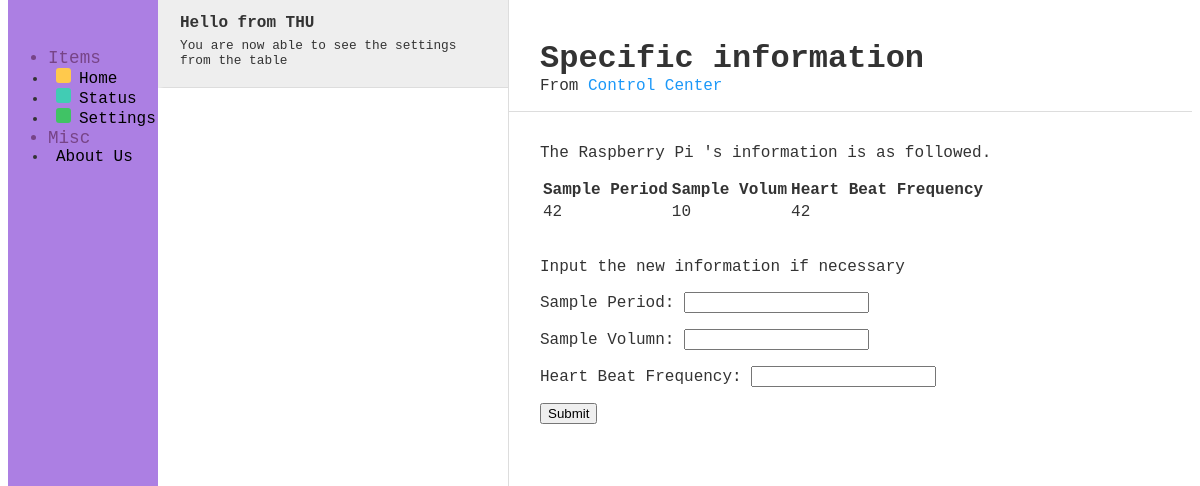
The app's page /change_settings/, older data.
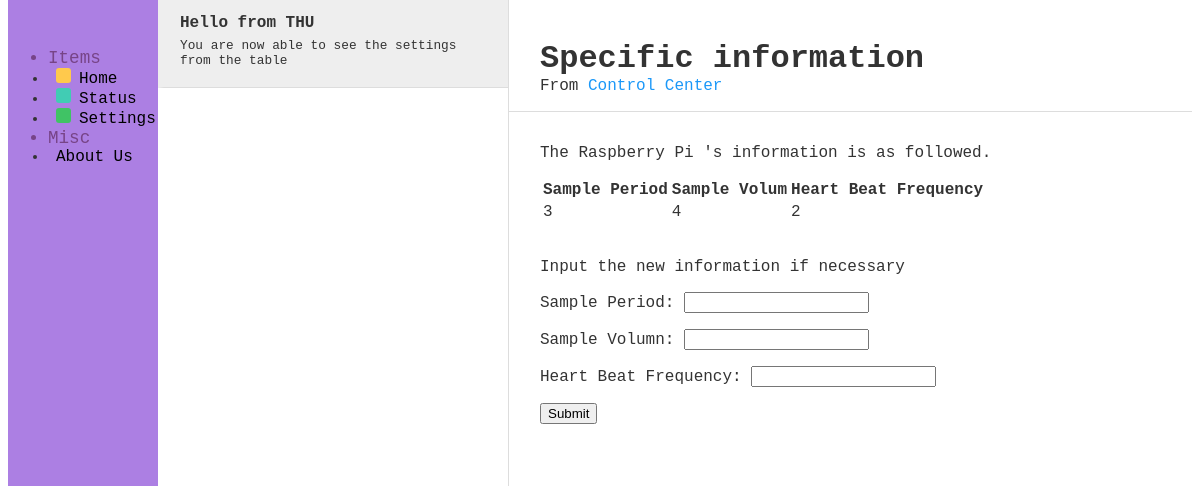
The same page, newer data.
### net_data/models.py (models this page shows)
class configuration(models.Model):
    short_term_sample_period = models.IntegerField(default=60)
    short_term_volumn = models.IntegerField(default=200)
    heart_beat_sample_period = models.IntegerField(default=600)

### subClient/views.py (the view, shortened to what this page needs)
# urls.py: url(r'^change_settings/$', views.change_settings),
def change_settings(request):
    data_config = configuration.objects.all()
    if len(data_config) != 1:
        configuration.objects.all().delete()
        data_config = configuration()
    else:
        data_config = data_config[0]
    if request.method != 'POST':
        return render(request, 'show_settings.html',
                      {'settings': data_config})

### templates/show_settings.html
{% extends "base.html" %}
{% block content %}
<div id="list" class="pure-u-1">
    <div class="email-item email-item-selected pure-g">
        <div class="pure-u-3-4" style="font-family:courier;">
            <h4 class="email-subject">Hello from THU</h4>
            <p class="email-desc">
            You are now able to see the settings from the table
            </p>
        </div>
    </div>
</div>
<div id="main" class="pure-u-1" style='font-family=courier;'>
    <div class="email-content">
        <div class="email-content-header pure-g">
            <div class="pure-u-1-2">
                <h1 style="font-family:courier;" class="email-content-title">Specific information</h1>
                <p class="email-content-subtitle">
                From <a>Control Center</a>
                </p>
            </div>
        </div>
        <div class="email-content-body" >
            <p>
            The Raspberry Pi {{major_id}}'s information is as followed. <br><a style="font-size:160%;">{{Congrats}}</a>
            </p>
            <table class="pure-table pure-table-horizontal">
                <thead>
                    <tr>
                        <th>Sample Period</th>
                        <th>Sample Volum</th>
                        <th>Heart Beat Frequency</th>
                    </tr>
                </thead>
                <tbody>
                <tr>
                    <td>{{settings.short_term_sample_period}}</td>
                    <td>{{settings.short_term_volumn}}</td>
                    <td>{{settings.heart_beat_sample_period}}</td>
                </tr>
                </tbody>
            </table>
            <br>
            <p>Input the new information if necessary</p>
            <form action="/change_settings/" method="post" style="position:relative;">
                <p>Sample Period: <input type="text" name="short_term_sample_period"></p>
                <p>Sample Volumn: <input type="text" name="short_term_volumn"></p>
                <p>Heart Beat Frequency: <input type="text" name="heart_beat_sample_period"></p>
                <input type="submit" value="Submit" style=''>
            </form>
        </div>
    </div>
</div>
{% endblock %}

Row changes from the older to the newer data that the page shows:
changed configuration: short_term_sample_period "42" → "3"; short_term_volumn "10" → "4"; heart_beat_sample_period "42" → "2"
